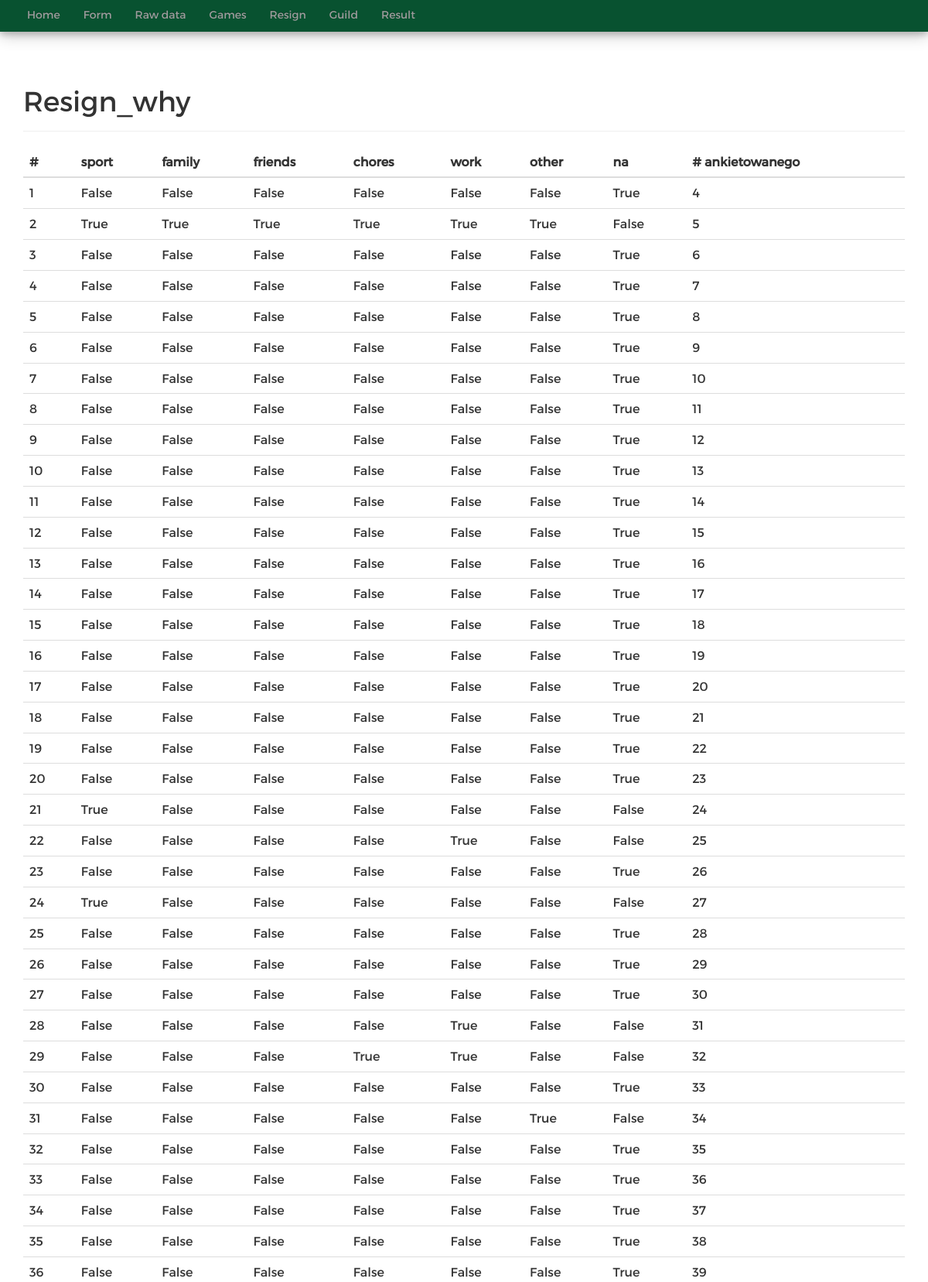
The app's page /resign (upper part) with its own data.
### backend_config.py (models this page shows, shortened)
class Resign(db.Model):
    _tablename_ = 'resign'
    id = db.Column(db.Integer, primary_key=True)
    sport = db.Column(db.Boolean)
    family = db.Column(db.Boolean)
    friends = db.Column(db.Boolean)
    chores = db.Column(db.Boolean)
    work = db.Column(db.Boolean)
    other = db.Column(db.Boolean)
    na = db.Column(db.Boolean)
    surveydata_id = db.Column(db.Integer, ForeignKey('surveydata.id'))

### games_webapp.py (the view)
@app.route("/resign")
def show_resign():
    fd = db.session.query(Resign).all()
    return render_template('resign.html', surveydata=fd)

### templates/resign.html (shortened to what this page needs)
<div class="container theme-showcase" role="main">
{% extends "base.html" %}
    {% block content %}
    <div class="page-header">
        <h1>Resign_why</h1>
    </div>
    <table class="table">
        <thead>
        <tr>
            <th>#</th>
            <th>sport</th>
            <th>family</th>
            <th>friends</th>
            <th>chores</th>
            <th>work</th>
            <th>other</th>
            <th>na</th>
            <th># ankietowanego</th>
        </tr>
        </thead>
        <tbody>
        {% for element in surveydata %}
        <tr>
            <td>{{ element.id }}</td>
            <td>{{ element.sport }}</td>
            <td>{{ element.family }}</td>
            <td>{{ element.friends }}</td>
            <td>{{ element.chores }}</td>
            <td>{{ element.work }}</td>
            <td>{{ element.other }}</td>
            <td>{{ element.na}}</td>
            <td>{{ element.surveydata_id }}</td>
        </tr>
        {% endfor %}
        </tbody>
    </table>
    {% endblock %}

### templates/base.html (shortened to what this page needs)
<!DOCTYPE html>
<html lang="en">
  <head>
    <link href="static/css/bootstrap.min.css" rel="stylesheet">
    <link href="static/css/bootstrap-theme.min.css" rel="stylesheet">
    <link href="static/css/theme.css" rel="stylesheet">
    <link href="static/css/navbar.css" rel="stylesheet">
  </head>
  <body role="document" id="anchorTop">
   <nav class="navbar navbar-inverse navbar-fixed-top">
  <div class="container-fluid" style="padding:0">
    <div class="collapse navbar-collapse" id="myNavbar">
      <ul class="nav navbar-nav">
            <li><a href="/">Home</a></li>
            <li><a href="/form">Form</a></li>
            <li><a href="/raw">Raw data</a></li>
            <li><a href="/games">Games</a></li>
            <li><a href="/resign">Resign</a></li>
            <li><a href="/guild">Guild</a></li>
            <li><a href="/result">Result</a></li>
          </ul>
        </div>
      </div>
    </nav>
      {% block content %}{% endblock %}
  </body>
</html>

### static/css/theme.css (style rules this page uses)
body { font-family: 'Montserrat-Regular'; padding-top: 70px; padding-bottom: 30px; }

### static/css/navbar.css (style rules this page uses)
nav { background-color: #085230!important; }
.navbar { position: fixed; z-index: 99; width: 100%; box-shadow: 0 4px 8px 0 rgba(0,0,0,0.2),0 6px 20px 0 rgba(0,0,0,0.19); }
.navbar-nav>li>a { margin-top: 5px; color: #9D9D9D; background-color: #085230!important; }
.nav>li>a { position: relative; display: block; padding: 10px 15px; }
.navbar { margin-bottom: 0px; border-radius: 0; background-color: #085230!important; color: #C1FFDD!important; border-color: #085230!important; }
#myNavbar { background-color: #085230!important; margin-bottom: 0px; }
.navbar-nav > li > a, .navbar-brand { padding-top:4px !important; padding-bottom:4px !important; height: 35px; }
.navbar { min-height:35px !important; }
.navbar-collapse > ul { padding-left: 20px; }

### records on screen
Resign: id "1", sport "False", family "False", friends "False", chores "False", work "False", other "False", na "True", surveydata_id "4"
Resign: id "2", sport "True", family "True", friends "True", chores "True", work "True", other "True", na "False", surveydata_id "5"
Resign: id "3", sport "False", family "False", friends "False", chores "False", work "False", other "False", na "True", surveydata_id "6"
Resign: id "4", sport "False", family "False", friends "False", chores "False", work "False", other "False", na "True", surveydata_id "7"
Resign: id "5", sport "False", family "False", friends "False", chores "False", work "False", other "False", na "True", surveydata_id "8"
Resign: id "6", sport "False", family "False", friends "False", chores "False", work "False", other "False", na "True", surveydata_id "9"
Resign: id "7", sport "False", family "False", friends "False", chores "False", work "False", other "False", na "True", surveydata_id "10"
Resign: id "8", sport "False", family "False", friends "False", chores "False", work "False", other "False", na "True", surveydata_id "11"
Resign: id "9", sport "False", family "False", friends "False", chores "False", work "False", other "False", na "True", surveydata_id "12"
Resign: id "10", sport "False", family "False", friends "False", chores "False", work "False", other "False", na "True", surveydata_id "13"
Resign: id "11", sport "False", family "False", friends "False", chores "False", work "False", other "False", na "True", surveydata_id "14"
Resign: id "12", sport "False", family "False", friends "False", chores "False", work "False", other "False", na "True", surveydata_id "15"
Resign: id "13", sport "False", family "False", friends "False", chores "False", work "False", other "False", na "True", surveydata_id "16"
Resign: id "14", sport "False", family "False", friends "False", chores "False", work "False", other "False", na "True", surveydata_id "17"
Resign: id "15", sport "False", family "False", friends "False", chores "False", work "False", other "False", na "True", surveydata_id "18"
Resign: id "16", sport "False", family "False", friends "False", chores "False", work "False", other "False", na "True", surveydata_id "19"
Resign: id "17", sport "False", family "False", friends "False", chores "False", work "False", other "False", na "True", surveydata_id "20"
Resign: id "18", sport "False", family "False", friends "False", chores "False", work "False", other "False", na "True", surveydata_id "21"
Resign: id "19", sport "False", family "False", friends "False", chores "False", work "False", other "False", na "True", surveydata_id "22"
Resign: id "20", sport "False", family "False", friends "False", chores "False", work "False", other "False", na "True", surveydata_id "23"
Resign: id "21", sport "True", family "False", friends "False", chores "False", work "False", other "False", na "False", surveydata_id "24"
Resign: id "22", sport "False", family "False", friends "False", chores "False", work "True", other "False", na "False", surveydata_id "25"
Resign: id "23", sport "False", family "False", friends "False", chores "False", work "False", other "False", na "True", surveydata_id "26"
Resign: id "24", sport "True", family "False", friends "False", chores "False", work "False", other "False", na "False", surveydata_id "27"
Resign: id "25", sport "False", family "False", friends "False", chores "False", work "False", other "False", na "True", surveydata_id "28"
Resign: id "26", sport "False", family "False", friends "False", chores "False", work "False", other "False", na "True", surveydata_id "29"
Resign: id "27", sport "False", family "False", friends "False", chores "False", work "False", other "False", na "True", surveydata_id "30"
Resign: id "28", sport "False", family "False", friends "False", chores "False", work "True", other "False", na "False", surveydata_id "31"
Resign: id "29", sport "False", family "False", friends "False", chores "True", work "True", other "False", na "False", surveydata_id "32"
Resign: id "30", sport "False", family "False", friends "False", chores "False", work "False", other "False", na "True", surveydata_id "33"
Resign: id "31", sport "False", family "False", friends "False", chores "False", work "False", other "True", na "False", surveydata_id "34"
Resign: id "32", sport "False", family "False", friends "False", chores "False", work "False", other "False", na "True", surveydata_id "35"
Resign: id "33", sport "False", family "False", friends "False", chores "False", work "False", other "False", na "True", surveydata_id "36"
Resign: id "34", sport "False", family "False", friends "False", chores "False", work "False", other "False", na "True", surveydata_id "37"
Resign: id "35", sport "False", family "False", friends "False", chores "False", work "False", other "False", na "True", surveydata_id "38"
Resign: id "36", sport "False", family "False", friends "False", chores "False", work "False", other "False", na "True", surveydata_id "39"
